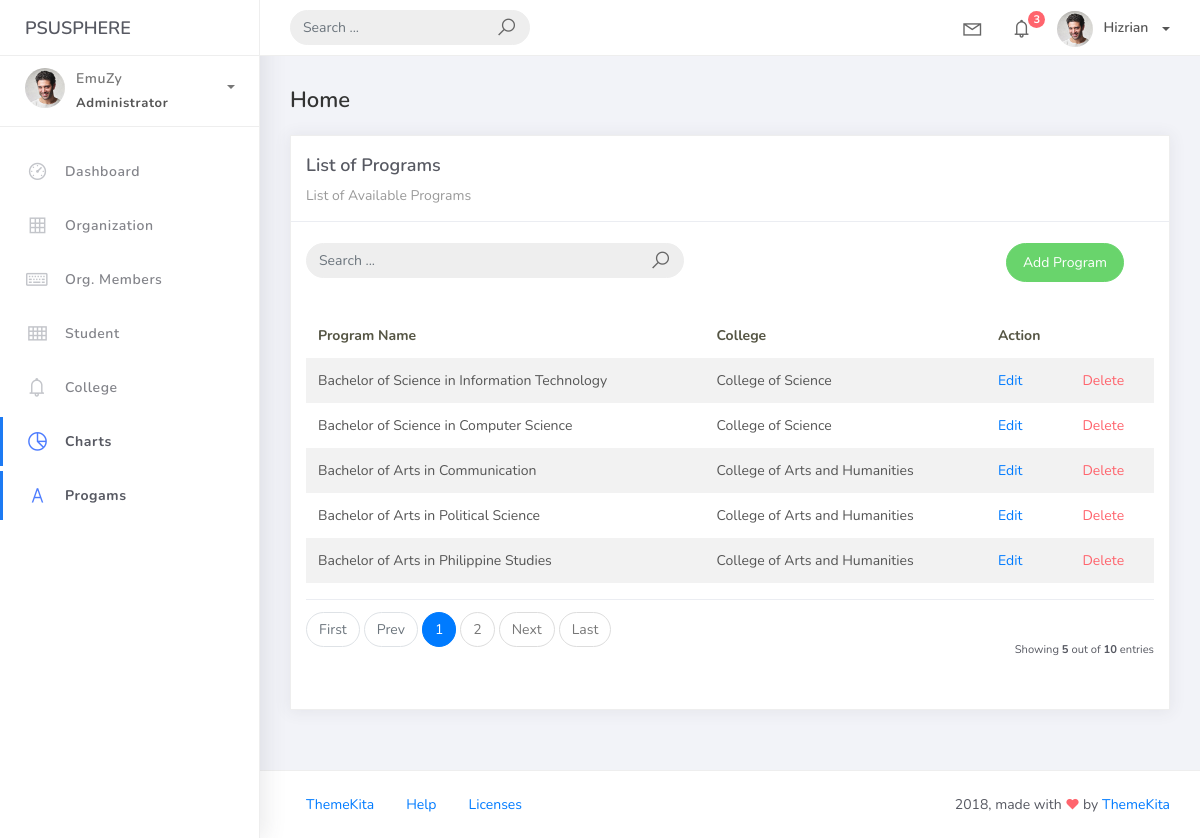
The page /program_list on the database its author committed.
### studentorg/models.py (models this page shows, shortened)
class BaseModel(models.Model):
    create_at = models.DateTimeField(auto_now_add = True, db_index = True)
    update_at = models.DateTimeField(auto_now = True)
    class Meta:
        abstract = True

class Program(BaseModel):
    prog_name = models.CharField(max_length = 150)
    college = models.ForeignKey(College, on_delete = models.CASCADE)

class College(BaseModel):
    college_name = models.CharField(max_length = 150)
    def __str__(self):
        return self.college_name

### studentorg/views.py (the view)
# urls.py: path('program_list', ProgramList.as_view(), name='program-list'),
class ProgramList(ListView):
    model = Program
    context_object_name = 'program'
    template_name = "program_list.html"
    paginate_by = 5
    def get_queryset(self, *args, **kwargs):
        qs = super(ProgramList, self).get_queryset(*args, **kwargs)
        if self.request.GET.get("q") != None:
            query = self.request.GET.get('q')
            qs = qs.filter(Q(prog_name__icontains=query) |
            Q(college__college_name__icontains=query))
        return qs

### templates/program_list.html
{% extends 'base.html' %} {% load static %} {% block content %}
<div class="content">
    <div class="container-fluid">
        <h4 class="page-title">Home</h4>
        <div class="row">
            <div class="col-md-12">
                <div class="card">
                    <div class="card-header">
                        <div class="card-title">List of Programs</div>
                        <div class="card-category">List of Available Programs</div>
                    </div>
                    <br>
                        <div class="col-md-12 row">
                            <div class="col-md-6">
                                <form action="" class="navbar-left navbar-form nav-search mr-md-3" action="{% url 'program-list' %}">
                                    <div class="input-group">
                                        <input type="text" placeholder="Search ..." class="form-control" name="q">
                                        <div class="input-group-append">
                                        <span class="input-group-text">
                                            <i class="la la-search search-icon"></i>
                                        </span>
                                        </div>
                                    </div>
                                </form>
                            </div>
                            <div class="col-md-6">
                                <div class="pull-right">
                                    <a href="{% url 'program-add' %}" class="btn btn-success btn-rounded">Add Program</a>
                                </div>
                            </div>
                        </div>
                    <div class="card-body">
                        <table class="table table-striped mt-3">
                            <thead>
                                <tr>
                                    <th scope="col">Program Name</th>
                                    <th scope="col">College</th>
                                    <th scope="col">Action</th>
                                </tr>
                            </thead>
                            <tbody>
                                {% for object in object_list %}
                                <tr>
                                    <td>{{ object.prog_name }}</td>
                                    <td>{{ object.college }}</td>
                                    <td><a href="program_list/{{ object.id }}">Edit</a></td>
                                    <td><a href="program_list/{{ object.id }}/delete" class="text-danger">Delete</a></td>
                                </tr>
                                {% empty %}
                                <tr>
                                    <td colspan="4" style="text-align: center">
                                    <p class="text-sm font-weight-bold mb-0">No Records Found</p>
                                    </td>
                                </tr>
                                {% endfor %}
                            </tbody>
                        </table>
                        {% include 'includes/pagination.html' %}
                    </div>
                </div>
            </div>
        </div>
    </div>
</div>
{% endblock %}

### rows shown on the page
Program: prog_name "Bachelor of Science in Information Technology", college "College of Science"
Program: prog_name "Bachelor of Science in Computer Science", college "College of Science"
Program: prog_name "Bachelor of Arts in Communication", college "College of Arts and Humanities"
Program: prog_name "Bachelor of Arts in Political Science", college "College of Arts and Humanities"
Program: prog_name "Bachelor of Arts in Philippine Studies", college "College of Arts and Humanities"

### other values the page prints
{{ page_num }} "1"
{{ page_num }} "2"
{{ object_list.count }} "5"
{{ paginator.count }} "10"
